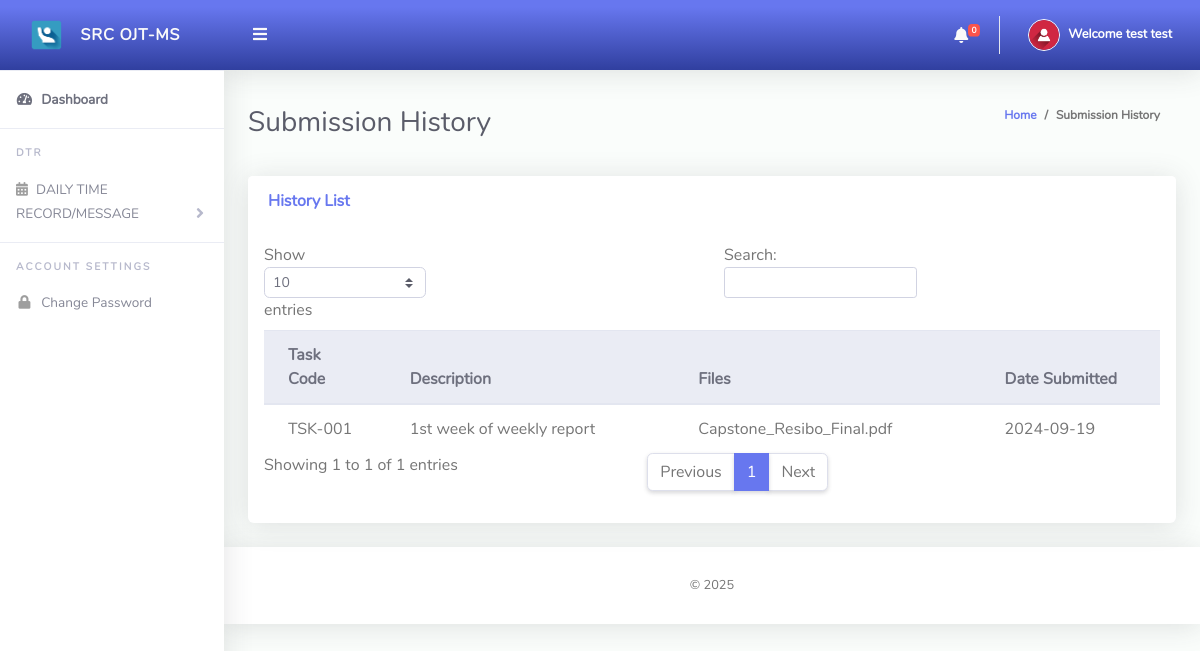
The app's page /Student/ViewTaskHistory.php (signed in) with its own data.
### tables this page shows
CREATE TABLE `tblstudents` (
  `Id` int(10) NOT NULL,
  `admissionNumber` varchar(255) DEFAULT NULL,
  `firstName` varchar(255) DEFAULT NULL,
  `lastName` varchar(255) DEFAULT NULL,
  `classId` varchar(10) DEFAULT NULL,
  `contact` varchar(50) DEFAULT NULL,
  `comp_name` varchar(255) DEFAULT NULL,
  `email` varchar(255) DEFAULT NULL,
  `address` varchar(255) DEFAULT NULL,
  `password` varchar(50) DEFAULT NULL,
  `dateCreated` varchar(50) DEFAULT NULL,
  `render_time` int(255) DEFAULT NULL,
  `remaining_time` int(255) DEFAULT NULL,
  `comp_link` varchar(255) DEFAULT NULL
);

CREATE TABLE `tbltask` (
  `Id` int(11) NOT NULL,
  `Task_Code` varchar(255) NOT NULL,
  `Task_Name` varchar(255) NOT NULL,
  `Description` varchar(255) NOT NULL,
  `Deadline` varchar(255) NOT NULL,
  `Student_ID` varchar(200) NOT NULL,
  `Files` varchar(255) NOT NULL,
  `Date_Submit` varchar(50) NOT NULL,
  `Stat` varchar(50) NOT NULL
);

### Student/ViewTaskHistory.php (the view, shortened to what this page needs)
<?php
include '../Includes/dbcon.php';
?>
<!DOCTYPE html>
<html lang="en">
<head>
  <link href="../vendor/fontawesome-free/css/all.min.css" rel="stylesheet" type="text/css">
  <link href="../vendor/bootstrap/css/bootstrap.min.css" rel="stylesheet" type="text/css">
  <link href="css/ruang-admin.min.css" rel="stylesheet">
</head>
<body id="page-top">
  <div id="wrapper">
      <?php include "Includes/sidebar.php";?>
    <div id="content-wrapper" class="d-flex flex-column">
      <div id="content">
       <?php include "Includes/topbar.php";?>
        <div class="container-fluid" id="container-wrapper">
          <div class="d-sm-flex align-items-center justify-content-between mb-4">
            <h1 class="h3 mb-0 text-gray-800">Submission History</h1>
            <ol class="breadcrumb">
              <li class="breadcrumb-item"><a href="./">Home</a></li>
              <li class="breadcrumb-item active" aria-current="page">Submission History</li>
            </ol>
          </div>
          <div class="row">
            <div class="col-lg-12">
<div class="row">
              <div class="col-lg-12">
              <div class="card mb-4">
                <div class="card-header py-3 d-flex flex-row align-items-center justify-content-between">
                  <h6 class="m-0 font-weight-bold text-primary">History List</h6>
                </div>
                <div class="table-responsive p-3">
                  <table class="table align-items-center table-flush table-hover" id="dataTableHover">
                    <thead class="thead-light">
                      <tr>
                        <th>Task Code</th>
                        <th>Description</th>
                        <th>Files</th>
                        <th>Date Submitted</th>
                      </tr>
                    </thead>
                    <tbody>
                    <?php
                      $query = "SELECT * FROM tbltask where Stat = 'Submitted'";
                      $rs = $conn->query($query);
                      $num = $rs->num_rows;
                      if($num > 0)
                      {
                        while ($rows = $rs->fetch_assoc())
                          {
                            echo"
                              <tr>
                                <td>".$rows['Task_Code']."</td>
                                <td>".$rows['Description']."</td>
                                <td>".$rows['Files']."</td>
                                <td>".$rows['Date_Submit']."</td>
                              </tr>";
                          }
                      }
                      else
                      {
                           echo
                           "<div class='alert alert-danger' role='alert'>
                            No Record Found!
                            </div>";
                      }
                      ?>
                    </tbody>
                  </table>
                </div>
              </div>
            </div>
            </div>
          </div>
          </div>
      </div>
       <?php include "Includes/footer.php";?>
    </div>
  </div>
</body>
</html>

### Student/Includes/topbar.php (shortened to what this page needs)
<?php
$query = "SELECT * FROM tblstudents WHERE Id = ".$_SESSION['userId']."";
$rs = $conn->query($query);
$rows = $rs->fetch_assoc();
$fullName = $rows['firstName']." ".$rows['lastName'];
$notificationQuery = "SELECT COUNT(*) as count FROM tblreports WHERE status = 'replied' AND admissionNumber = ?";
$notificationStmt = $conn->prepare($notificationQuery);
$notificationStmt->bind_param("s", $_SESSION['admissionNumber']);
$notificationStmt->execute();
$notificationResult = $notificationStmt->get_result();
$notificationRow = $notificationResult->fetch_assoc();
$repliedCount = $notificationRow['count'];
?>
<nav class="navbar navbar-expand navbar-light bg-gradient-primary topbar mb-4 static-top">
    <button id="sidebarToggleTop" class="btn btn-link rounded-circle mr-3">
        <i class="fa fa-bars"></i>
    </button>
    <ul class="navbar-nav ml-auto">
        <li class="nav-item dropdown no-arrow">
            <a class="nav-link dropdown-toggle" href="#" id="notificationDropdown" role="button" data-toggle="dropdown"
                aria-haspopup="true" aria-expanded="false">
                <i class="fas fa-bell fa-fw"></i>
                <span class="badge badge-danger badge-counter"><?php echo $repliedCount; ?></span>
            </a>
        </li>
        <li class="nav-item dropdown no-arrow">
            <a class="nav-link dropdown-toggle" href="#" id="userDropdown" role="button" data-toggle="dropdown"
                aria-haspopup="true" aria-expanded="false">
                <img class="img-profile rounded-circle" src="img/user-icn.png" style="max-width: 60px">
                <span class="ml-2 d-none d-lg-inline text-white small"><b>Welcome <?php echo $fullName;?></b></span>
            </a>
        </li>
    </ul>
</nav>

### records on screen
tblstudents: fullName "test test"
tbltask: Task_Code "TSK-001", Description "1st week of weekly report", Files "Capstone_Resibo_Final.pdf", Date_Submit "2024-09-19"

### other values on screen
$repliedCount "0"
